Frame 1 (no input): blank canvas, image omitted
Frame 60 (no input): blank canvas, image omitted
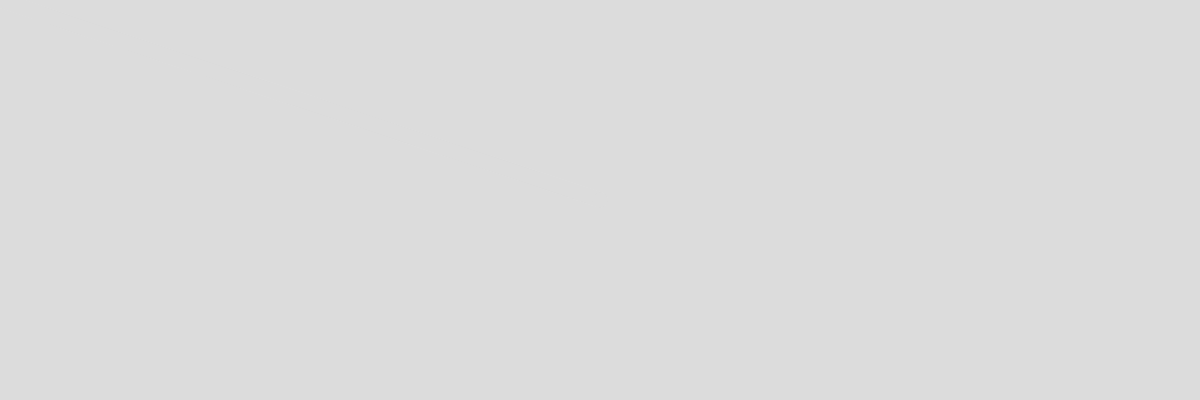
Frame 120 (the mouse pressed at the canvas centre since frame 60)

The p5.js sketch whose frames 1 and 60 were blank and that drew this single picture after the mouse press (run headless with seeded random() and noise() and a simulated clock; from frame 60 on, the mouse is pressed at the canvas centre):

// p5.js sketch
// ── sketch.js
let slider;
let clearBtn;
let count;
function setup() { 
  let size = max(windowWidth, 400)
  createCanvas(size, 400);
  background(220);
  slider = createSlider(0,50,15);
  clearBtn = createButton('clear');
  clearBtn.mousePressed(clearScreen); 
} 
function clearScreen(){
  clear()
  background(120);
}

function draw() { 
  if(mouseX>0 && mouseX<width && mouseY>0&&mouseY<height){
    if(mouseIsPressed){
      push()
      strokeWeight(slider.value());
      stroke(220)
      line(mouseX, mouseY, pmouseX, pmouseY);
      pop()
    }
    
  }
}
// ── style.css
html, body {
  margin: 10px;
  padding: 0;
}
